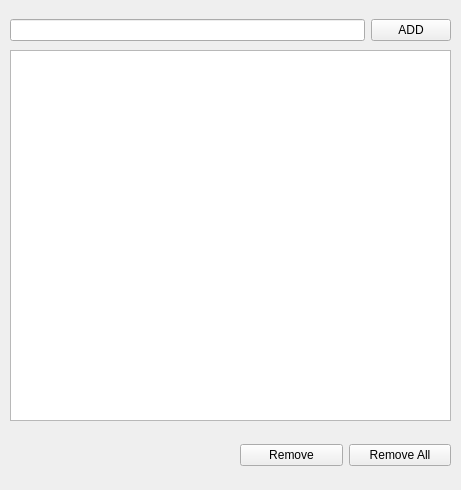
<?xml version="1.0" encoding="UTF-8"?>
<ui version="4.0">
 <class>MainWindow</class>
 <widget class="QMainWindow" name="MainWindow">
  <property name="geometry">
   <rect>
    <x>0</x>
    <y>0</y>
    <width>461</width>
    <height>490</height>
   </rect>
  </property>
  <property name="windowTitle">
   <string>MainWindow</string>
  </property>
  <widget class="QWidget" name="centralwidget">
   <widget class="QWidget" name="horizontalLayoutWidget">
    <property name="geometry">
     <rect>
      <x>10</x>
      <y>10</y>
      <width>441</width>
      <height>41</height>
     </rect>
    </property>
    <layout class="QHBoxLayout" name="horizontalLayout">
     <item>
      <widget class="QLineEdit" name="lineEdit">
       <property name="sizePolicy">
        <sizepolicy hsizetype="Expanding" vsizetype="Fixed">
         <horstretch>0</horstretch>
         <verstretch>0</verstretch>
        </sizepolicy>
       </property>
      </widget>
     </item>
     <item>
      <widget class="QPushButton" name="btnADD">
       <property name="text">
        <string>ADD</string>
       </property>
      </widget>
     </item>
    </layout>
   </widget>
   <widget class="QWidget" name="horizontalLayoutWidget_2">
    <property name="geometry">
     <rect>
      <x>10</x>
      <y>50</y>
      <width>441</width>
      <height>371</height>
     </rect>
    </property>
    <layout class="QHBoxLayout" name="horizontalLayout_3">
     <item>
      <widget class="QListWidget" name="listWidget"/>
     </item>
    </layout>
   </widget>
   <widget class="QWidget" name="horizontalLayoutWidget_3">
    <property name="geometry">
     <rect>
      <x>240</x>
      <y>430</y>
      <width>211</width>
      <height>51</height>
     </rect>
    </property>
    <layout class="QHBoxLayout" name="horizontalLayout_4">
     <item>
      <widget class="QPushButton" name="btnREM">
       <property name="text">
        <string>Remove</string>
       </property>
      </widget>
     </item>
     <item>
      <widget class="QPushButton" name="btnRemAll">
       <property name="text">
        <string>Remove All</string>
       </property>
      </widget>
     </item>
    </layout>
   </widget>
  </widget>
 </widget>
 <resources/>
 <connections/>
</ui>
